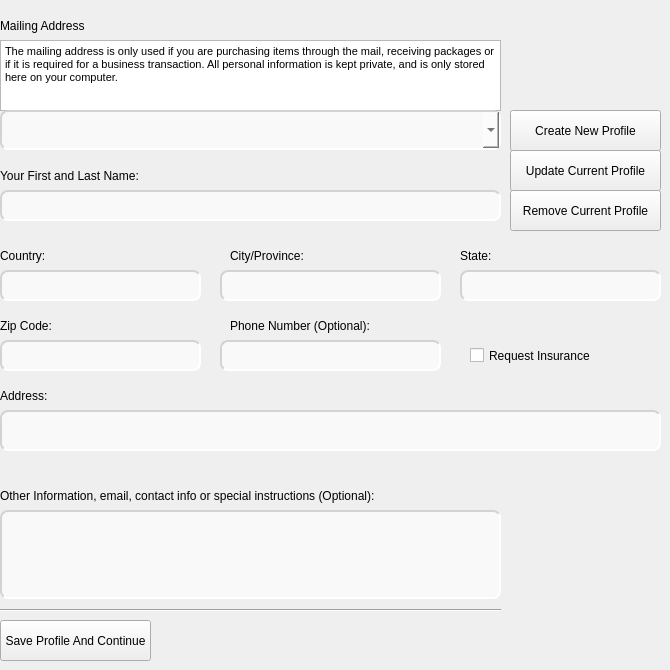
     <widget class="QWidget" name="page8">
      <widget class="QPushButton" name="Remove7">
       <property name="geometry">
        <rect>
         <x>510</x>
         <y>190</y>
         <width>151</width>
         <height>41</height>
        </rect>
       </property>
       <property name="text">
        <string>Remove Current Profile</string>
       </property>
      </widget>
      <widget class="QTextEdit" name="OtherMailBox">
       <property name="geometry">
        <rect>
         <x>0</x>
         <y>510</y>
         <width>501</width>
         <height>89</height>
        </rect>
       </property>
       <property name="sizePolicy">
        <sizepolicy hsizetype="Expanding" vsizetype="Expanding">
         <horstretch>1</horstretch>
         <verstretch>1</verstretch>
        </sizepolicy>
       </property>
       <property name="minimumSize">
        <size>
         <width>0</width>
         <height>89</height>
        </size>
       </property>
       <property name="maximumSize">
        <size>
         <width>16777215</width>
         <height>90</height>
        </size>
       </property>
       <property name="styleSheet">
        <string notr="true">font: 14pt &quot;Arial&quot;;
color: #24282C;
background-color:rgba(251, 251, 251, 80%);
border-radius: 8px;
     border-style: inset;
border-width: 2px;
border-color: lightgrey;</string>
       </property>
      </widget>
      <widget class="QLineEdit" name="CountryMailBox">
       <property name="geometry">
        <rect>
         <x>0</x>
         <y>270</y>
         <width>201</width>
         <height>31</height>
        </rect>
       </property>
       <property name="styleSheet">
        <string notr="true">font: 14pt &quot;Arial&quot;;
color: #24282C;
background-color:rgba(251, 251, 251, 80%);
border-radius: 8px;
     border-style: inset;
border-width: 2px;
border-color: lightgrey;
</string>
       </property>
       <property name="text">
        <string/>
       </property>
      </widget>
      <widget class="QLineEdit" name="NameMailBox">
       <property name="geometry">
        <rect>
         <x>0</x>
         <y>190</y>
         <width>501</width>
         <height>31</height>
        </rect>
       </property>
       <property name="styleSheet">
        <string notr="true">font: 14pt &quot;Arial&quot;;
color: #24282C;
background-color:rgba(251, 251, 251, 80%);
border-radius: 8px;
     border-style: inset;
border-width: 2px;
border-color: lightgrey;
</string>
       </property>
       <property name="text">
        <string/>
       </property>
      </widget>
      <widget class="QLabel" name="OtherMailText">
       <property name="geometry">
        <rect>
         <x>0</x>
         <y>480</y>
         <width>501</width>
         <height>31</height>
        </rect>
       </property>
       <property name="styleSheet">
        <string notr="true">font: 12pt &quot;Arial&quot;;</string>
       </property>
       <property name="text">
        <string>Other Information, email, contact info or special instructions (Optional):</string>
       </property>
      </widget>
      <widget class="QTextEdit" name="AddressMailBox">
       <property name="geometry">
        <rect>
         <x>0</x>
         <y>410</y>
         <width>661</width>
         <height>41</height>
        </rect>
       </property>
       <property name="sizePolicy">
        <sizepolicy hsizetype="Expanding" vsizetype="Expanding">
         <horstretch>1</horstretch>
         <verstretch>1</verstretch>
        </sizepolicy>
       </property>
       <property name="minimumSize">
        <size>
         <width>100</width>
         <height>30</height>
        </size>
       </property>
       <property name="maximumSize">
        <size>
         <width>16777215</width>
         <height>45</height>
        </size>
       </property>
       <property name="styleSheet">
        <string notr="true">font: 14pt &quot;Arial&quot;;
color: #24282C;
background-color:rgba(251, 251, 251, 80%);
border-radius: 8px;
     border-style: inset;
border-width: 2px;
border-color: lightgrey;</string>
       </property>
      </widget>
      <widget class="QPushButton" name="Update7">
       <property name="geometry">
        <rect>
         <x>510</x>
         <y>150</y>
         <width>151</width>
         <height>41</height>
        </rect>
       </property>
       <property name="text">
        <string>Update Current Profile</string>
       </property>
      </widget>
      <widget class="QCheckBox" name="InsuranceMailCheck">
       <property name="geometry">
        <rect>
         <x>470</x>
         <y>340</y>
         <width>191</width>
         <height>31</height>
        </rect>
       </property>
       <property name="styleSheet">
        <string notr="true">font: 12pt &quot;Arial&quot;;</string>
       </property>
       <property name="text">
        <string>Request Insurance</string>
       </property>
      </widget>
      <widget class="QPushButton" name="Save7">
       <property name="geometry">
        <rect>
         <x>0</x>
         <y>620</y>
         <width>151</width>
         <height>41</height>
        </rect>
       </property>
       <property name="text">
        <string>Save Profile And Continue</string>
       </property>
      </widget>
      <widget class="QLineEdit" name="StateMailBox">
       <property name="geometry">
        <rect>
         <x>460</x>
         <y>270</y>
         <width>201</width>
         <height>31</height>
        </rect>
       </property>
       <property name="styleSheet">
        <string notr="true">font: 14pt &quot;Arial&quot;;
color: #24282C;
background-color:rgba(251, 251, 251, 80%);
border-radius: 8px;
     border-style: inset;
border-width: 2px;
border-color: lightgrey;
</string>
       </property>
       <property name="text">
        <string/>
       </property>
      </widget>
      <widget class="QLabel" name="StateMailText">
       <property name="geometry">
        <rect>
         <x>460</x>
         <y>240</y>
         <width>41</width>
         <height>31</height>
        </rect>
       </property>
       <property name="styleSheet">
        <string notr="true">font: 12pt &quot;Arial&quot;;</string>
       </property>
       <property name="text">
        <string>State:</string>
       </property>
      </widget>
      <widget class="QLineEdit" name="CityMailBox">
       <property name="geometry">
        <rect>
         <x>220</x>
         <y>270</y>
         <width>221</width>
         <height>31</height>
        </rect>
       </property>
       <property name="styleSheet">
        <string notr="true">font: 14pt &quot;Arial&quot;;
color: #24282C;
background-color:rgba(251, 251, 251, 80%);
border-radius: 8px;
     border-style: inset;
border-width: 2px;
border-color: lightgrey;
</string>
       </property>
       <property name="text">
        <string/>
       </property>
      </widget>
      <widget class="QLabel" name="MailingText">
       <property name="geometry">
        <rect>
         <x>0</x>
         <y>0</y>
         <width>651</width>
         <height>51</height>
        </rect>
       </property>
       <property name="maximumSize">
        <size>
         <width>16777215</width>
         <height>75</height>
        </size>
       </property>
       <property name="styleSheet">
        <string notr="true">font: 22pt &quot;Arial&quot;;</string>
       </property>
       <property name="text">
        <string>Mailing Address</string>
       </property>
      </widget>
      <widget class="QTextBrowser" name="MailingBrowser">
       <property name="geometry">
        <rect>
         <x>0</x>
         <y>40</y>
         <width>501</width>
         <height>71</height>
        </rect>
       </property>
       <property name="html">
        <string>&lt;!DOCTYPE HTML PUBLIC &quot;-//W3C//DTD HTML 4.0//EN&quot; &quot;http://www.w3.org/TR/REC-html40/strict.dtd&quot;&gt;
&lt;html&gt;&lt;head&gt;&lt;meta name=&quot;qrichtext&quot; content=&quot;1&quot; /&gt;&lt;style type=&quot;text/css&quot;&gt;
p, li { white-space: pre-wrap; }
&lt;/style&gt;&lt;/head&gt;&lt;body style=&quot; font-family:'MS Shell Dlg 2'; font-size:8.25pt; font-weight:400; font-style:normal;&quot;&gt;
&lt;p style=&quot; margin-top:0px; margin-bottom:0px; margin-left:0px; margin-right:0px; -qt-block-indent:0; text-indent:0px;&quot;&gt;&lt;span style=&quot; font-size:8pt;&quot;&gt;The mailing address is only used if you are purchasing items through the mail, receiving packages or if it is required for a business transaction. All personal information is kept private, and is only stored here on your computer.&lt;/span&gt;&lt;/p&gt;&lt;/body&gt;&lt;/html&gt;</string>
       </property>
      </widget>
      <widget class="QLineEdit" name="ZipMailBox">
       <property name="geometry">
        <rect>
         <x>0</x>
         <y>340</y>
         <width>201</width>
         <height>31</height>
        </rect>
       </property>
       <property name="styleSheet">
        <string notr="true">font: 14pt &quot;Arial&quot;;
color: #24282C;
background-color:rgba(251, 251, 251, 80%);
border-radius: 8px;
     border-style: inset;
border-width: 2px;
border-color: lightgrey;
</string>
       </property>
       <property name="text">
        <string/>
       </property>
      </widget>
      <widget class="QLabel" name="CityMailText">
       <property name="geometry">
        <rect>
         <x>230</x>
         <y>240</y>
         <width>101</width>
         <height>31</height>
        </rect>
       </property>
       <property name="styleSheet">
        <string notr="true">font: 12pt &quot;Arial&quot;;</string>
       </property>
       <property name="text">
        <string>City/Province:</string>
       </property>
      </widget>
      <widget class="QLabel" name="NameTextMail">
       <property name="geometry">
        <rect>
         <x>0</x>
         <y>160</y>
         <width>361</width>
         <height>31</height>
        </rect>
       </property>
       <property name="styleSheet">
        <string notr="true">font: 12pt &quot;Arial&quot;;</string>
       </property>
       <property name="text">
        <string>Your First and Last Name:</string>
       </property>
      </widget>
      <widget class="QPushButton" name="Create7">
       <property name="geometry">
        <rect>
         <x>510</x>
         <y>110</y>
         <width>151</width>
         <height>41</height>
        </rect>
       </property>
       <property name="text">
        <string>Create New Profile</string>
       </property>
      </widget>
      <widget class="QLabel" name="AddressMailText">
       <property name="geometry">
        <rect>
         <x>0</x>
         <y>380</y>
         <width>71</width>
         <height>31</height>
        </rect>
       </property>
       <property name="styleSheet">
        <string notr="true">font: 12pt &quot;Arial&quot;;</string>
       </property>
       <property name="text">
        <string>Address:</string>
       </property>
      </widget>
      <widget class="QLineEdit" name="PhoneMailBox">
       <property name="geometry">
        <rect>
         <x>220</x>
         <y>340</y>
         <width>221</width>
         <height>31</height>
        </rect>
       </property>
       <property name="styleSheet">
        <string notr="true">font: 14pt &quot;Arial&quot;;
color: #24282C;
background-color:rgba(251, 251, 251, 80%);
border-radius: 8px;
     border-style: inset;
border-width: 2px;
border-color: lightgrey;
</string>
       </property>
       <property name="text">
        <string/>
       </property>
      </widget>
      <widget class="QLabel" name="ZipMailText">
       <property name="geometry">
        <rect>
         <x>0</x>
         <y>310</y>
         <width>81</width>
         <height>31</height>
        </rect>
       </property>
       <property name="styleSheet">
        <string notr="true">font: 12pt &quot;Arial&quot;;</string>
       </property>
       <property name="text">
        <string>Zip Code:</string>
       </property>
      </widget>
      <widget class="QLabel" name="PhoneMailText">
       <property name="geometry">
        <rect>
         <x>230</x>
         <y>310</y>
         <width>261</width>
         <height>31</height>
        </rect>
       </property>
       <property name="styleSheet">
        <string notr="true">font: 12pt &quot;Arial&quot;;</string>
       </property>
       <property name="text">
        <string>Phone Number (Optional):</string>
       </property>
      </widget>
      <widget class="Line" name="line_14">
       <property name="geometry">
        <rect>
         <x>0</x>
         <y>600</y>
         <width>501</width>
         <height>20</height>
        </rect>
       </property>
       <property name="orientation">
        <enum>Qt::Horizontal</enum>
       </property>
      </widget>
      <widget class="QComboBox" name="MailingSelect">
       <property name="geometry">
        <rect>
         <x>0</x>
         <y>110</y>
         <width>501</width>
         <height>40</height>
        </rect>
       </property>
       <property name="minimumSize">
        <size>
         <width>0</width>
         <height>40</height>
        </size>
       </property>
       <property name="maximumSize">
        <size>
         <width>16777215</width>
         <height>40</height>
        </size>
       </property>
       <property name="cursor">
        <cursorShape>PointingHandCursor</cursorShape>
       </property>
       <property name="styleSheet">
        <string notr="true">font: 12pt &quot;Arial&quot;;
color: #24282C;
background-color:rgba(251, 251, 251, 80%);
border-radius: 8px;
     border-style: inset;
border-width: 2px;
border-color: lightgrey;</string>
       </property>
      </widget>
      <widget class="QLabel" name="CountryMailText">
       <property name="geometry">
        <rect>
         <x>0</x>
         <y>240</y>
         <width>61</width>
         <height>31</height>
        </rect>
       </property>
       <property name="styleSheet">
        <string notr="true">font: 12pt &quot;Arial&quot;;</string>
       </property>
       <property name="text">
        <string>Country:</string>
       </property>
      </widget>
     </widget>
